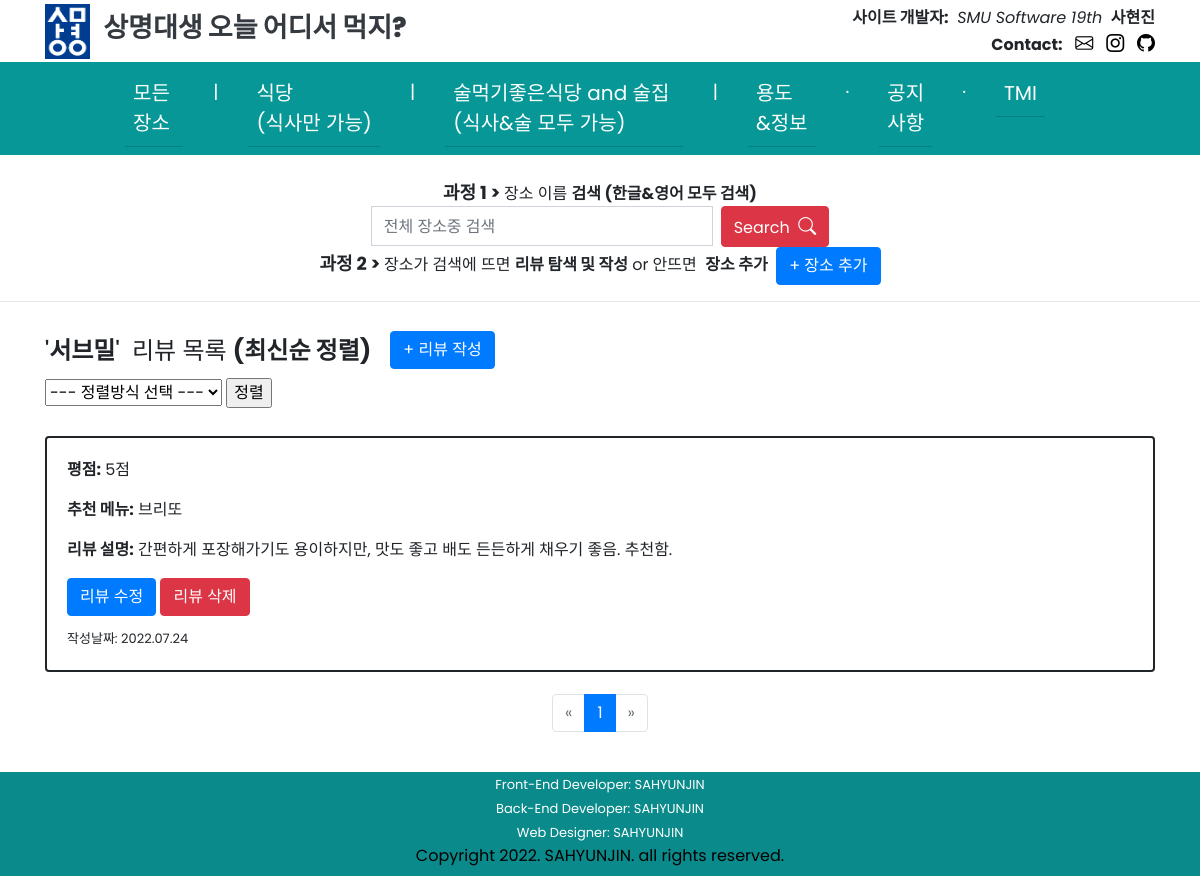
Screenshot of /SMUeat/place/100/review/list/recent/ with the database file from the repository.
### SMUeat/models.py (models this page shows)
class Place(models.Model):
    name = models.CharField(max_length=30)
    PLACE_CATEGORY_CHOICES = (
    ('식당', '식당'),
    ('술먹기좋은식당 and 술집', '술먹기좋은식당 and 술집'),
    )
    category = models.CharField(max_length=40, choices=PLACE_CATEGORY_CHOICES)
    created_at = models.DateTimeField(auto_now_add=True)
    updated_at = models.DateTimeField(auto_now=True)

class Review(models.Model):
    point = models.IntegerField()
    menu = models.CharField(max_length=30)
    comment = models.TextField()
    password = models.CharField(max_length=20, default=None)
    place = models.ForeignKey(Place, on_delete=models.CASCADE)
    created_at = models.DateTimeField(auto_now_add=True)
    updated_at = models.DateTimeField(auto_now=True)

### SMUeat/views.py (the view, shortened to what this page needs)
# urls.py: path('place/<int:place_id>/review/list/<str:sorting_name>/', views.review_sorting, name='review-sorting'),
def review_sorting(request, place_id, sorting_name):
    get_place = Place.objects.get(pk=place_id)
    if (sorting_name == "recent"):
        reviews = Review.objects.filter(place=get_place).all().select_related().order_by('-created_at')  # 최신순 정렬
        paginator = Paginator(reviews, 8)
        page = request.GET.get('page')
        page_reviews = paginator.get_page(page)
        render_num = reviews.count()
        context = {
            'place': get_place,
            'reviews': page_reviews,
            'sort': '최신순 정렬',
            'render_num': render_num
        }
    return render(request, 'SMUeat/review_list.html', context)

### SMUeat/templates/SMUeat/review_list.html (shortened to what this page needs)
{% extends 'SMUeat/base.html' %}
{% load static %}
{% block content %}
<div class="container">
    <h4 style="display:inline">
    {% if place.name is none %}
        '<strong>장소 전체</strong>'
        &nbsp;리뷰 목록&nbsp;<span class="space5"><br></span><strong>({{ sort }})</strong>
    </h4>
    <div style="line-height: 165%;"><br></div>
    {% else %}
        '<strong>{{ place.name }}</strong>'
        &nbsp;리뷰 목록&nbsp;<span class="space5"><br></span><strong>({{ sort }})</strong>
    </h4>&nbsp;&nbsp;
    <button type="button" class="btn btn-primary" style="margin-bottom: 9px;" onclick="location.href='/SMUeat/place/{{place.id}}/review/create/'">+ 리뷰 작성</button>
    <br>
    <form>
        <select id = "sort_select" name = "sort" size="1">
            <option>--- 정렬방식 선택 ---</option>
        </select>
        <input type="button" value="정렬" onclick="sorting();">
    </form>
    <div style="line-height: 180%;"><br></div>
    {% endif %}
    {% for review in reviews %}
    <div class="row">
        <div class="col-sm-12">
            <div class="card" style="border:solid 2px">
                <div class="card-body">
                    <p class="card-text"><strong>평점:</strong> {{ review.point }}점</p>
                    <p class="card-text"><strong>추천 메뉴:</strong> {{ review.menu }}</p>
                    <p class="card-text"><strong>리뷰 설명:</strong> {{ review.comment }}</p>
                    <button type="button" class="btn btn-primary" onclick="location.href='/SMUeat/place/{{place.id}}/review/{{review.id}}/update/'">리뷰 수정</button>
                    <button type="button" class="btn btn-danger" onclick="location.href='/SMUeat/place/{{place.id}}/review/{{review.id}}/delete/'">리뷰 삭제</button>
                    <div style="line-height: 60%;"><br></div>
                    <span style="font-size: small;">작성날짜: {{ review.created_at | date:'Y.m.d' }}</span>
                </div>
            </div>
        </div>
    </div>
    <div style="line-height: 70%;"><br></div>
    {% endfor %}
    <div style="line-height: 70%;"><br></div>
    <nav aria-label="show page">
        <ul class="pagination justify-content-center">
            {% if reviews.has_previous %}
            <li class="page-item">
                <span><a class="page-link" href="?page=1">&laquo; ···</a></span>
            {% else %}
            <li class="page-item disabled">
                <span class="page-link">&laquo;</span>
            {% endif %}
            </li>
            <li class="page-item active" aria-current="page">
                <span class="page-link">{{ reviews.number }}</span>
            </li>
            {% if reviews.has_next %}
            <li class="page-item">
                <span><a class="page-link" href="?page={{ reviews.paginator.num_pages }}">··· &raquo;</a></span>
            {% else %}
            <li class="page-item disabled">
                <span class="page-link">&raquo;</span>
            {% endif %}
            </li>
        </ul>
    </nav>
</div>
{% endblock %}

### SMUeat/templates/SMUeat/base.html (style rules this page uses)
body { padding: 0; margin: 0; overflow-x: hidden; font-family: 'Poppins', sans-serif; }

### rows the page displays
Place: name "서브밀"
Review: point "5", menu "브리또", comment "간편하게 포장해가기도 용이하지만, 맛도 좋고 배도 든든하게 채우기 좋음. 추천함.", created_at "2022.07.24"

### other values shown
{{ sort }} "최신순 정렬"
{{ reviews.number }} "1"
